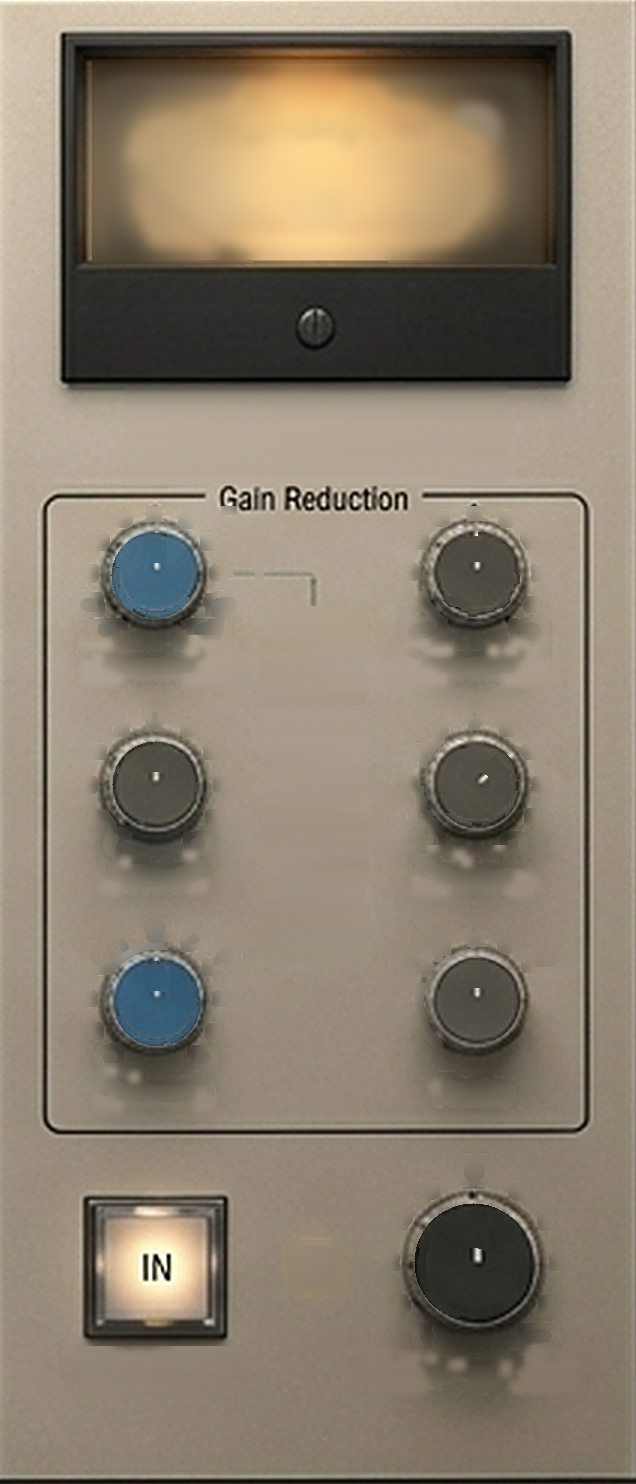
#> input picture Resources/MasterBusCompressorPanel.png, 636 x 1484 px, given in place of faders.png, which was not available
$ python make_look_pieces.py ../Resources/MasterBusCompressorPanel.png
#> lines starting #> are read from the running program, lines starting #| are printed output that depends on the picture; after the words box and inside, x2 and y2 are one past the last pixel; in counts of white or black regions, pixels touching at a corner belong together; pictures that were not available may be replaced by others from this repository, and a replacement may not be noted
#!/usr/bin/env python3
"""
Cuts the Themes > Faders / Knobs / Buttons / Bus Comp meter pieces out of the reference
photos (only the pieces: no maker's names or logos), into Resources/skin/looks.

    python3 Tools/make_look_pieces.py <folder with the photos>

The photos (as sent, by size): faders.png (1581x585, the 16-fader unit), meter.png (1080x1080,
the black compression meter), rack.webp (2000x368, the stereo compressor), interface.webp
(750x618), preamp.png (1632x809, the blue preamp), console.png (1351x888, the digital console).
"""
import sys, os, math
import numpy as np, cv2
from PIL import Image

src = sys.argv[1]
out = os.path.join(os.path.dirname(__file__), '..', 'Resources', 'skin', 'looks')
os.makedirs(out, exist_ok=True)
P = lambda n: os.path.join(src, n)
O = lambda n: os.path.join(out, n)

def lum(c): return c @ np.array([0.299, 0.587, 0.114])

def cap(path, box, thresh, light=False, gap=1):
    """A fader cap: for each row, the run of cap through the middle column (smoothed)."""
#> called with box = (118, 318, 178, 420), thresh = 75, light = False, gap = 1
    c = np.array(Image.open(path).convert('RGB')).astype(np.float32)[box[1]:box[3], box[0]:box[2]]
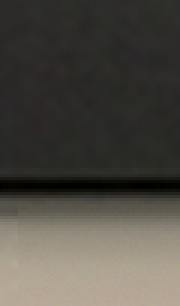
#> c: shape (102, 60, 3) float32 (shown 3 times larger); mean R, G, B 79.1, 75.7, 68.4
    L = lum(c); h, w = L.shape; cx = w // 2
#> after `h, w = L.shape`: h = 102; w = 60
#> after `cx = w // 2`: cx = 30
    ext = []
    for y in range(h):
        on = (L[y] > thresh) if light else (L[y] < thresh)
        if not on[cx-3:cx+4].any(): ext.append(None); continue
        l = r = cx
        while l > 0 and (on[l-1] or on[max(0, l-1-gap):l-1].any()): l -= 1
        while r < w-1 and (on[r+1] or on[r+2:min(w, r+2+gap)].any()): r += 1
        ext.append((l, r))
#> after the loop, ext = 102 items, first 6: (0, 59), (0, 59), (0, 59), (0, 59), (0, 59), (0, 59)
    widths = [e[1]-e[0] if e else 0 for e in ext]; mx = max(widths)
#> after `widths = [e[1] - e[0] if e else 0 for e in ext]`: widths = 102 values, max 59 at index 0, min 0 at index 67, mean 38.75
#> after `mx = max(widths)`: mx = 59
    rows = [y for y, wd in enumerate(widths) if wd > mx*0.6]; top, bottom = min(rows), max(rows)
#> after `rows = [y for y, wd in enumerate(widths) if wd > mx * 0.6]`: rows = 67 values from 0 to 66
#> after `top, bottom = (min(rows), max(rows))`: top = 0; bottom = 66
    for y in range(top, bottom+1):
        if ext[y] is None or widths[y] < mx*0.6: ext[y] = ext[y-1] if y > top and ext[y-1] else ext[y+1]
    ls = np.array([ext[y][0] for y in range(top, bottom+1)]); rs = np.array([ext[y][1] for y in range(top, bottom+1)])
#> after `ls = np.array([ext[y][0] for y in range(top, bottom + 1)])`: ls = 67 values from 0 to 0
#> after `rs = np.array([ext[y][1] for y in range(top, bottom + 1)])`: rs = 67 values from 59 to 59
    ls = np.maximum(ls, np.median(ls)-4); rs = np.minimum(rs, np.median(rs)+4)
    k = 5
    ls = [np.median(ls[max(0,i-k):i+k+1]) for i in range(len(ls))]; rs = [np.median(rs[max(0,i-k):i+k+1]) for i in range(len(rs))]
    m = np.zeros((h, w), np.float32)
    for i, y in enumerate(range(top, bottom+1)): m[y, int(ls[i]):int(rs[i])+1] = 1
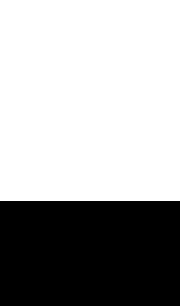
#> m: shape (102, 60) float32 (shown 3 times larger); values 0 (black) and 1 (white), 65.7% white; 1 black region, box (x1, y1, x2, y2) and area: (0, 67, 60, 102) 2100
    m = cv2.GaussianBlur(m, (3,3), 0.6)
    a = np.dstack([c, m*255])[top:bottom+1, int(min(ls)):int(max(rs))+1]
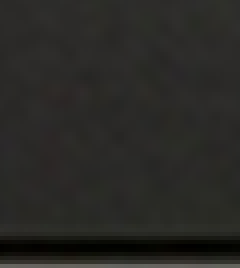
#> a: shape (67, 60, 4) float32 (shown 4 times larger); mean R, G, B, A 40.9, 40.3, 37.3, 254.4; transparent parts drawn white
    return Image.fromarray(a.clip(0,255).astype(np.uint8), 'RGBA')
#> returned value: PIL image 60x67 RGBA

def disc(path, cx, cy, r, pointer_deg=0.0, size=None, edge=1.5):
    """A round piece (knob, lamp): the disc round (cx, cy), turned so its pointer points up."""
    im = Image.open(path).convert('RGBA'); pad = int(r*1.5)
    c = im.crop((int(cx-pad), int(cy-pad), int(cx+pad), int(cy+pad)))
    c = c.transform(c.size, Image.AFFINE, (1,0,cx-int(cx),0,1,cy-int(cy)), resample=Image.BICUBIC)
    c = c.rotate(pointer_deg, resample=Image.BICUBIC, center=(pad, pad))
    a = np.array(c).astype(np.float32); yy, xx = np.mgrid[0:a.shape[0], 0:a.shape[1]]
    a[...,3] = np.clip((r - np.sqrt((xx-pad)**2 + (yy-pad)**2)) / edge + 0.5, 0, 1) * 255
    R = int(math.ceil(r)) + 1
    img = Image.fromarray(a[pad-R:pad+R, pad-R:pad+R].clip(0,255).astype(np.uint8), 'RGBA')
    return img.resize((size, size), Image.LANCZOS) if size else img

# Faders
cap(P('faders.png'), (118,318,178,420), 75).save(O('look_cap_black.png'))
cap(P('faders.png'), (1434,272,1490,372), 75).save(O('look_cap_black_red.png'))
#> (the run stopped early here; a loop or call above may not have finished)
